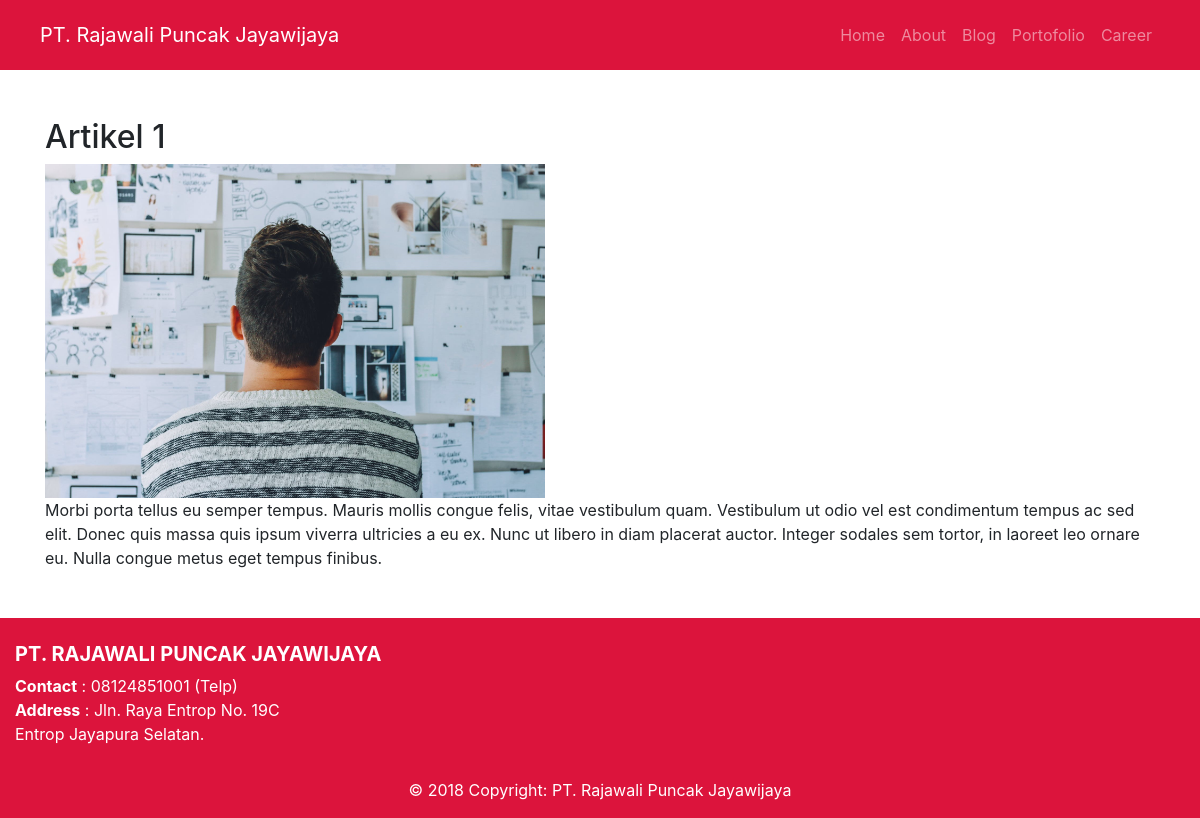
/article/artikel-1, run on the app's committed database.
### tables this page shows
CREATE TABLE `tbl_artikel` (
  `id` int(11) NOT NULL,
  `title` varchar(128) NOT NULL,
  `slug` varchar(128) NOT NULL,
  `text` text NOT NULL,
  `image` varchar(128) NOT NULL
);

### application/controllers/article.php (called while the page is built, shortened)
<?php
class Article extends CI_Controller {
        public function __construct()
        {
                $this->load->model('article_model');
                $this->load->helper('url_helper');
        }
        public function view($slug = NULL)
        {
                $data['article_item'] = $this->article_model->get_article($slug);
                $data['title'] = $data['article_item']['title'];
                $this->load->view('templates/navbar', $data);
                $this->load->view('article/view', $data);
                $this->load->view('templates/footer', $data);
        }
}

### index.php (called while the page is built, shortened)
<?php
require_once BASEPATH.'core/CodeIgniter.php';

### application/models/article_model.php (called while the page is built, shortened)
<?php
class Article_model extends CI_model {
	public function get_article($slug = FALSE)
	{
		$query = $this->db->get_where('tbl_artikel', array('slug' => $slug));
		return $query->row_array();
	}
}
?>

### application/views/article/view.php (the view)
<!DOCTYPE html>
<html>
  <div class="container mt-5 mb-5">
    <h2><?php echo '<h2>'.$article_item['title'].'</h2>'; ?></h2>
    <img src="<?php echo base_url('assets/images/').$article_item['image']; ?>" alt="" width="500px" height="auto">
    <p><?php echo $article_item['text']; ?></p>
  </div>
</body>
</html>

### application/views/templates/navbar.php (shortened to what this page needs)
<!DOCTYPE>
<html>
<head>
  <link rel="stylesheet" href="<?php echo base_url(); ?>assets/css/style.css">
  <link rel="stylesheet" href="https://use.fontawesome.com/releases/v5.8.1/css/all.css"
>
  <link rel="stylesheet" href="https://maxcdn.bootstrapcdn.com/bootstrap/4.0.0/css/bootstrap.min.css"
>
</head>
<body>
    <nav class="navbar navbar-expand-lg navbar-dark text-light">
      <a class="navbar-brand pl-4" href="<?php echo base_url(); ?>">PT. Rajawali Puncak Jayawijaya</a>
      <div class="collapse navbar-collapse" id="navbarNavAltMarkup">
        <div class="navbar-nav ml-auto pr-4">
          <a class="nav-item nav-link" href="<?php echo base_url(); ?>">Home <span class="sr-only">(current)</span></a>
          <a class="nav-item nav-link" href="<?php echo base_url('about'); ?>">About</a>
          <a class="nav-item nav-link" href="<?php echo base_url('article'); ?>">Blog</a>
          <a class="nav-item nav-link" href="<?php echo base_url('portofolio'); ?>">Portofolio</a>
          <a class="nav-item nav-link" href="<?php echo base_url('career'); ?>">Career</a>
        </div>
      </div>
    </nav>
</body>

### application/views/templates/footer.php (shortened to what this page needs)
<!DOCTYPE html>
<body>
  <div>
  <div class="footer pt-4 mt-4">
    <div class="container-fluid">
      <div class="row">
        <div class="col-md-6 mt-md-0 mt-3">
          <h5 class="text-uppercase"><b>PT. Rajawali Puncak Jayawijaya</b></h5>
          <p><b>Contact</b> : 08124851001 (Telp) <br>
             <b>Address</b> : Jln. Raya Entrop No. 19C <br>
             Entrop Jayapura Selatan.</p>
        </div>
        <div class="col-md-3 mb-md-0 mb-3">
        </div>
        <div class="col-md-3 mb-md-0 mb-3">
        </div>
      </div>
    </div>
    <div class="footer-copyright text-center py-3">© 2018 Copyright:
      <a href="#"> PT. Rajawali Puncak Jayawijaya </a>
    </div>
  </div>
</body>

### assets/css/style.css (style rules this page uses)
body { margin : 0; }
.footer { background-color: crimson; color: white; }
.footer a { color: white; }
.navbar { background: crimson; min-height: 70px; }

### data on the page
tbl_artikel: title "Artikel 1", image (picture), text "Morbi porta tellus eu semper tempus. Mauris mollis congue felis, vitae vestibulum quam. Vestibulum ut odio vel est condimentum tempus ac sed elit. Donec quis massa quis ipsum viverra ultricies a eu ex. Nunc ut libero in diam placerat auctor. Integer sodales sem tortor, in laoreet leo ornare eu. Nulla congue metus eget tempus finibus."
